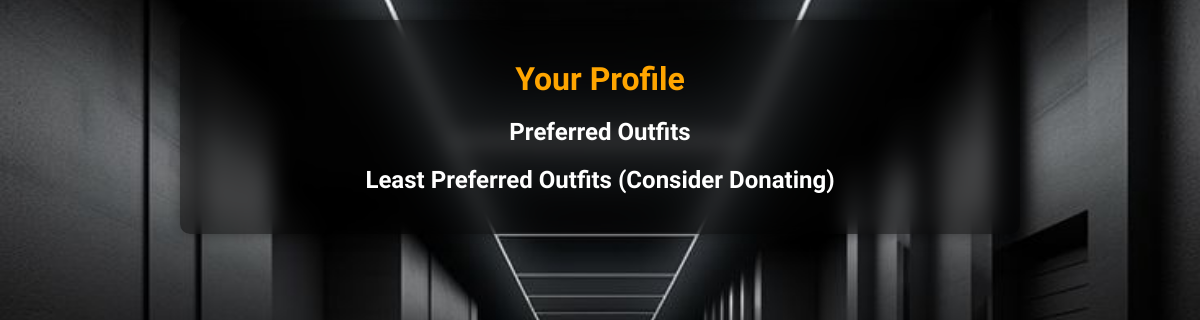
/profile (signed in), run on an earlier commit of the app's database.
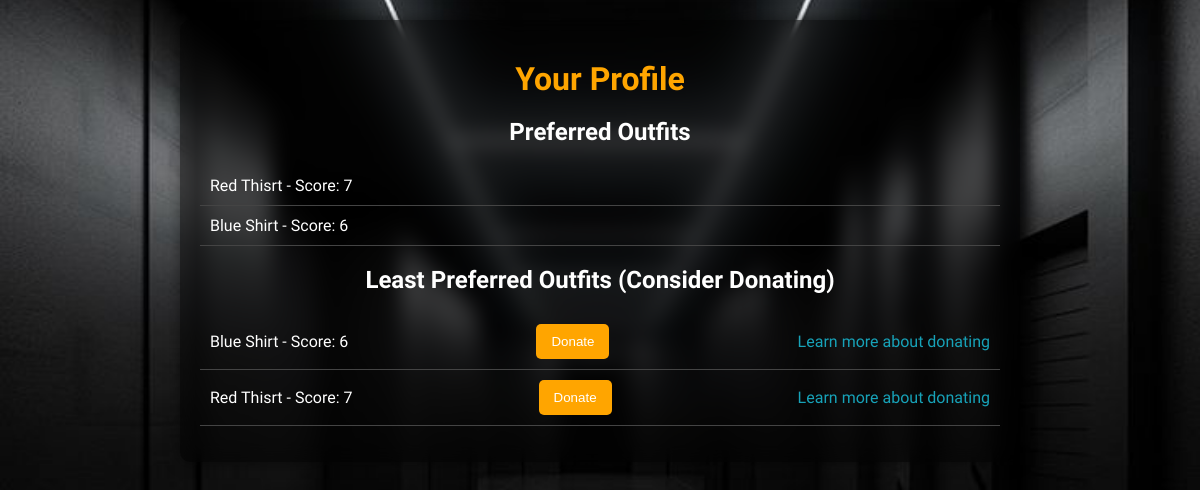
And on a later commit of the database.
### tables this page shows
CREATE TABLE outfits (
            id INTEGER PRIMARY KEY AUTOINCREMENT,
            user_id INTEGER,
            outfit_name TEXT NOT NULL,
            image_filename TEXT NOT NULL, 
            preference_score INTEGER DEFAULT 0, 
            category TEXT NOT NULL, 
            FOREIGN KEY (user_id) REFERENCES users (id)
        );

### app.py (the view)
@app.route("/profile")
def profile():
    user_id = session["user_id"]
    conn = get_db()
    preferred_outfits = conn.execute("SELECT * FROM outfits WHERE user_id = ? ORDER BY preference_score DESC", (user_id,)).fetchall()
    least_preferred_outfits = conn.execute("SELECT * FROM outfits WHERE user_id = ? ORDER BY preference_score ASC LIMIT 5", (user_id,)).fetchall()
    conn.close()
    return render_template("profile.html", preferred_outfits=preferred_outfits, least_preferred_outfits=least_preferred_outfits)

### app.py (called while the page is built)
def get_db():
    conn = sqlite3.connect(DATABASE)
    conn.row_factory = sqlite3.Row
    return conn

@app.after_request
def after_request(response):
    response.headers["Cache-Control"] = "no-cache, no-store, must-revalidate"
    response.headers["Expires"] = 0
    response.headers["Pragma"] = "no-cache"
    return response

### templates/profile.html (shortened to what this page needs)
<!DOCTYPE html>
<html lang="en">
<head>
    <link rel="stylesheet" href="/static/styles/profile.css">
</head>
<body>
    <div class="container">
        <h1>Your Profile</h1>
        <h2>Preferred Outfits</h2>
        <ul class="outfit-list">
            {% for outfit in preferred_outfits %}
                <li class="outfit-item">{{ outfit.outfit_name }} - Score: {{ outfit.preference_score }}</li>
            {% endfor %}
        </ul>
        <h2>Least Preferred Outfits (Consider Donating)</h2>
        <ul class="outfit-list">
            {% for outfit in least_preferred_outfits %}
                <li class="outfit-item">
                    {{ outfit.outfit_name }} - Score: {{ outfit.preference_score }}
                    <form action="{{ url_for('delete_outfit', outfit_id=outfit.id) }}" method="POST">
                        <button type="submit" class="donate-button">Donate</button>
                    </form>
                    <a href="{{ url_for('community') }}" class="donate-link">Learn more about donating</a>
                </li>
            {% endfor %}
        </ul>
    </div>
</body>
</html>

### static/styles/profile.css (style rules this page uses)
body { background: url(/static/1.jpeg) no-repeat center center fixed; background-size: cover; color: white; font-family: 'Wonderful', cursive; margin: 0; padding: 20px; }
.container { max-width: 800px; margin: auto; padding: 20px; border-radius: 10px; background: rgba(0, 0, 0, 0.5); backdrop-filter: blur(10px); box-shadow: 0 0 15px rgba(0, 0, 0, 0.5); position: relative; z-index: 1; }
h1 { text-align: center; margin: 20px 0; color: orange; }
h2 { text-align: center; margin: 20px 0; }
.outfit-list { list-style-type: none; padding: 0; }
.outfit-item { padding: 10px; border-bottom: 1px solid #444; display: flex; justify-content: space-between; align-items: center; }
.donate-button { background-color: orange; color: white; border: none; border-radius: 5px; padding: 10px 15px; cursor: pointer; }
.donate-link { color: #17a2b8; text-decoration: none; }

What changed in the data, as far as the page shows it:
added outfits: outfit_name "Red Thisrt", preference_score "7"
added outfits: outfit_name "Blue Shirt", preference_score "6"
